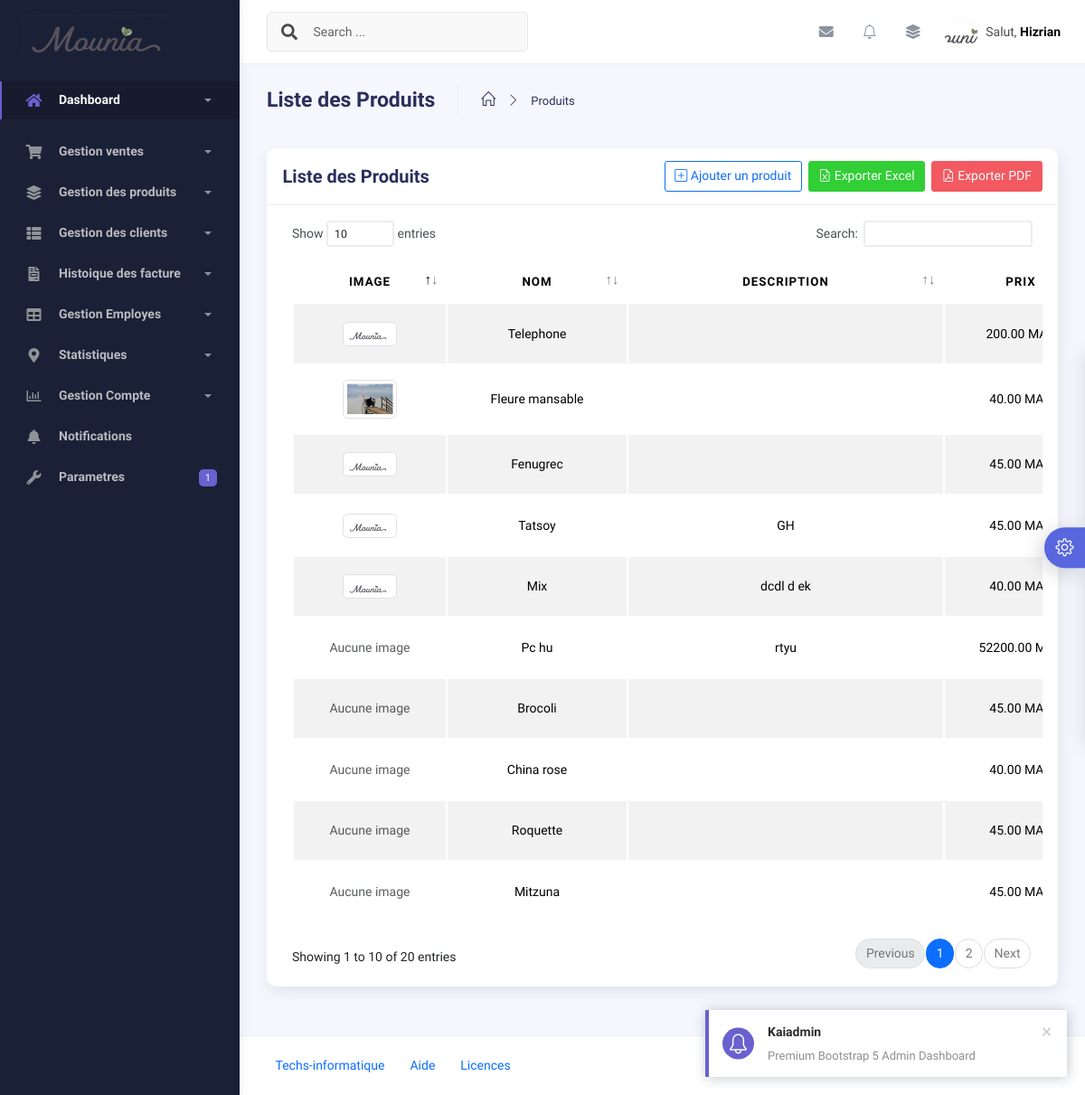
Page /produits/ on the committed database.
### application/models.py (models this page shows, shortened)
class ParametresMounia(models.Model):
    nom_hotel = models.CharField(max_length=100, default="Mon app")
    adresse = models.TextField(default="Adresse par défaut")
    email_contact = models.EmailField(default="contact@mounia.com")
    telephone_contact = models.CharField(max_length=20, default="+123456789")
    politique_annulation = models.TextField(
        default="Annulation gratuite jusqu'à 48h avant l'arrivée.",
        help_text="Texte explicatif pour les annulations"
    )
    logo = models.ImageField(upload_to='hotel_logos/',
                             blank=True, null=True)  # Optionnel
    class Meta:
        verbose_name_plural = "Paramètres de mounia"  # Nom correct dans l'admin Django

class Produit(models.Model):
    nom = models.CharField(max_length=100, unique=True)
    description = models.TextField(blank=True, null=True)
    prix = models.DecimalField(max_digits=10, decimal_places=2)
    image = models.ImageField(upload_to="produits/", blank=True, null=True)
    date_ajout = models.DateTimeField(auto_now_add=True)
    actif = models.BooleanField(default=True, verbose_name="Produit actif")
    class Meta:
        ordering = ["-date_ajout"]
        verbose_name = "Produit"
        verbose_name_plural = "Produits"

### application/views.py (the view)
# urls.py: path('produits/', views.produit_list, name='liste_produits'),
def produit_list(request):
    produits = Produit.objects.all()
    return render(request, "produits/produit_list.html", {"produits": produits})

### application/context_processors.py (called while the page is built)
def parametres_mounia(request):
    return {
        'parametres': ParametresMounia.objects.first() or None
    }

### templates/produits/produit_list.html (shortened to what this page needs)
{% extends "base.html" %} {% load static %} {% block content %}
<div class="container">
  <div class="page-inner">
    <div class="page-header">
      <h3 class="fw-bold mb-3">Liste des Produits</h3>
      <ul class="breadcrumbs mb-3">
        <li class="nav-home">
          <a href="{% url 'home' %}">
            <i class="icon-home"></i>
          </a>
        </li>
        <li class="separator">
          <i class="icon-arrow-right"></i>
        </li>
        <li class="nav-item">
          <a href="{% url 'liste_produits' %}">Produits</a>
        </li>
      </ul>
    </div>
    <div class="row">
      <div class="col-md-12">
        <div class="card">
          <div class="card-header">
            <div class="d-flex align-items-center">
              <h4 class="card-title">Liste des Produits</h4>
              <a
                href="{% url 'ajouter_produit' %}"
                class="btn btn-outline-primary ms-auto me-2"
              >
                <i class="bi bi-plus-square"></i> Ajouter un produit
              </a>
              <a
                href="{% url 'exporter_produits_excel' %}"
                class="btn btn-success me-2"
              >
                <i class="bi bi-file-earmark-excel"></i> Exporter Excel
              </a>
              <a
                href="{% url 'exporter_produits_pdf' %}"
                class="btn btn-danger"
              >
                <i class="bi bi-file-earmark-pdf"></i> Exporter PDF
              </a>
            </div>
          </div>
          <div class="card-body">
            <div class="table-responsive">
              <table
                id="produits-table"
                class="display table table-striped table-hover"
              >
                <thead>
                  <tr>
                    <th style="width: 120px">Image</th>
                    <th style="width: 150px">Nom</th>
                    <th style="width: 300px">Description</th>
                    <th style="width: 120px">Prix</th>
                  </tr>
                </thead>
                <tbody>
                  {% for produit in produits %}
                  <tr>
                    <td>
                      {% if produit.image %}
                      <img
                        src="{{ produit.image.url }}"
                        alt="{{ produit.nom }}"
                        width="60"
                        class="img-thumbnail"
                      />
                      {% else %}
                      <span class="text-muted">Aucune image</span>
                      {% endif %}
                    </td>
                    <td>{{ produit.nom }}</td>
                    <td>{{ produit.description|truncatechars:50 }}</td>
                    <td>{{ produit.prix }} MAD</td>
                  </tr>
                  {% endfor %}
                </tbody>
              </table>
            </div>
          </div>
        </div>
      </div>
    </div>
  </div>
</div>
{% endblock content %}

### templates/base.html (shortened to what this page needs)
{% load static %}
<!DOCTYPE html>
<html lang="fr">
  <head>
    <link href="https://cdn.jsdelivr.net/npm/bootstrap@5.3.0/dist/css/bootstrap.min.css" rel="stylesheet">
    <link href="https://cdn.jsdelivr.net/npm/bootstrap-icons@1.10.0/font/bootstrap-icons.css" rel="stylesheet">
    <link href="https://cdnjs.cloudflare.com/ajax/libs/font-awesome/5.15.4/css/all.min.css" rel="stylesheet">
    <link href="https://cdn.jsdelivr.net/npm/@fullcalendar/core/main.css" rel="stylesheet">
    <link href="https://cdn.jsdelivr.net/npm/@fullcalendar/daygrid/main.css" rel="stylesheet">
    <link href="https://cdn.jsdelivr.net/npm/@fullcalendar/timegrid/main.css" rel="stylesheet">
<link href="https://cdn.jsdelivr.net/npm/bootstrap@5.3.0/dist/css/bootstrap.min.css" rel="stylesheet">
<link href="https://cdn.jsdelivr.net/npm/bootstrap-icons/font/bootstrap-icons.css" rel="stylesheet">
<link rel="stylesheet" href="{% static 'assets/css/notifications.css' %}">
    <link rel="stylesheet" href="{% static 'assets/css/bootstrap.min.css' %}" />
    <link rel="stylesheet" href="{% static 'assets/css/plugins.min.css' %}" />
    <link rel="stylesheet" href="{% static 'assets/css/kaiadmin.min.css' %}" />
    <link rel="stylesheet" href="{% static 'assets/css/demo.css' %}" />
  </head>
  <body>
    <div class="wrapper">
      <div class="sidebar" data-background-color="dark">
        <div class="sidebar-logo">
<div class="logo-header" data-background-color="dark">
  <a href="{% url 'home' %}" class="logo">
    {% if parametres.logo %}
      <img src="{{ parametres.logo.url }}"
           alt="{{ parametres.nom_hotel }}"
           class="navbar-brand custom-logo"
           style="max-height: 100px; width: auto; max-width: 180px;">
    {% else %}
      <img src="{% static 'assets/img/kaiadmin/logo_light.svg' %}"
           alt="Logo par défaut"
           class="navbar-brand custom-logo"
           style="max-height: 60px; width: auto; max-width: 180px;">
    {% endif %}
  </a>
</div>
        </div>
        <div class="sidebar-wrapper scrollbar scrollbar-inner">
          <div class="sidebar-content">
            <ul class="nav nav-secondary">
              <li class="nav-item active">
                <a
                  data-bs-toggle="collapse"
                  href="{% url 'home'%}"
                  class="collapsed"
                  aria-expanded="false"
                >
                  <i class="fas fa-home"></i>
                  <p>Dashboard</p>
                  <span class="caret"></span>
                </a>
              </li>
                <li class="nav-item">
                <a data-bs-toggle="collapse" href="#submenu">
                  <i class="fas fa-shopping-cart"></i>
                  <p>Gestion ventes </p>
                  <span class="caret"></span>
                </a>
              </li>
              <li class="nav-item">
                <a data-bs-toggle="collapse" href="#base">
                  <i class="fas fa-layer-group"></i>
                  <p>Gestion des produits</p>
                  <span class="caret"></span>
                </a>
              </li>
              <li class="nav-item">
                <a data-bs-toggle="collapse" href="#sidebarLayouts">
                  <i class="fas fa-th-list"></i>
                  <p>Gestion des clients</p>
                  <span class="caret"></span>
                </a>
              <li class="nav-item">
                <a data-bs-toggle="collapse" href="#forms">
                  <i class="fas fa-file-invoice"></i>
                  <p>Histoique des facture </p>
                  <span class="caret"></span>
                </a>
              </li>
              <li class="nav-item">
                <a data-bs-toggle="collapse" href="#tables">
                  <i class="fas fa-table"></i>
                  <p>Gestion Employes</p>
                  <span class="caret"></span>
                </a>
              </li>
              <li class="nav-item">
                <a data-bs-toggle="collapse" href="#maps">
                  <i class="fas fa-map-marker-alt"></i>
                  <p>Statistiques </p>
                  <span class="caret"></span>
                </a>
              </li>
              <li class="nav-item">
                <a data-bs-toggle="collapse" href="#">
                  <i class="far fa-chart-bar"></i>
                  <p>Gestion  Compte</p>
                  <span class="caret"></span>
                </a>
              </li>
            <li class="nav-item dropdown dropdown-notifications">
    <a class="nav-link" href="#" data-bs-toggle="dropdown">
        <i class="fas fa-bell"></i>
        <p>Notifications</p>
    </a>
</li>
              <li class="nav-item">
                <a href="{% url 'parametres_app' %}">
                  <i class="fas fa-wrench"></i>
                  <p>Parametres</p>
                  <span class="badge badge-secondary">1</span>
                </a>
              </li>
            </ul>
          </div>
        </div>
      </div>
      <div class="main-panel">
        <div class="main-header">
          <nav
            class="navbar navbar-header navbar-header-transparent navbar-expand-lg border-bottom"
          >
            <div class="container-fluid">
              <nav
                class="navbar navbar-header-left navbar-expand-lg navbar-form nav-search p-0 d-none d-lg-flex"
              >
                <div class="input-group">
                  <div class="input-group-prepend">
                    <button type="submit" class="btn btn-search pe-1">
                      <i class="fa fa-search search-icon"></i>
                    </button>
                  </div>
                  <input
                    type="text"
                    placeholder="Search ..."
                    class="form-control"
                  />
                </div>
              </nav>
              <ul class="navbar-nav topbar-nav ms-md-auto align-items-center">
                <li class="nav-item topbar-icon dropdown hidden-caret">
                  <a
                    class="nav-link dropdown-toggle"
                    href="#"
                    id="messageDropdown"
                    role="button"
                    data-bs-toggle="dropdown"
                    aria-haspopup="true"
                    aria-expanded="false"
                  >
                    <i class="fa fa-envelope"></i>
                  </a>
                </li>
<li class="nav-item dropdown dropdown-notifications">
    <a class="nav-link nav-icon" href="#" data-bs-toggle="dropdown">
        <i class="bi bi-bell"></i>
    </a>
</li>
<div id="toast-container" class="toast-container position-fixed top-0 end-0 p-3" style="z-index: 9999;"></div>
                <li class="nav-item topbar-icon dropdown hidden-caret">
                  <a
                    class="nav-link"
                    data-bs-toggle="dropdown"
                    href="#"
                    aria-expanded="false"
                  >
                    <i class="fas fa-layer-group"></i>
                  </a>
                </li>
                <li class="nav-item topbar-user dropdown hidden-caret">
                    <a
                      class="dropdown-toggle profile-pic"
                      data-bs-toggle="dropdown"
                      href="#"
                      aria-expanded="false"
                    >
                      <div class="avatar-sm">
                        <img
                          src="{% static 'assets/img/MOUNIA_LOGO.png' %}"
                          alt="..."
                          class="avatar-img rounded-circle"
                        />
                      </div>
                      <span class="profile-username">
                        <span class="op-7">Salut,</span>
                        <span class="fw-bold">Hizrian</span>
                      </span>
                    </a>
                  </li>
                  </ul>
                  </div>
                  </nav>
                  </div>
                  {% block content %} {% endblock content %}
                  <footer class="footer">
                    <div class="container-fluid d-flex justify-content-between">
                      <nav class="pull-left">
                        <ul class="nav">
                          <li class="nav-item">
                            <a class="nav-link" href="https://techsinformatique.com">
                              Techs-informatique
                            </a>
                          </li>
                          <li class="nav-item">
                            <a class="nav-link" href="#"> Aide </a>
                          </li>
                          <li class="nav-item">
                            <a class="nav-link" href="#"> Licences </a>
                          </li>
                        </ul>
                      </nav>
                      <div class="copyright">
                        <a href="">Techs-informatique</a>
                      </div>
                    </div>
                  </footer>
                  </div>
                  <div class="custom-template">
                    <div class="custom-toggle">
                      <i class="icon-settings"></i>
                    </div>
                  </div>
                  </body>
                  </html>

### static/assets/css/demo.css (style rules this page uses)
.custom-template { position: fixed; top: 50%; transform: translateY(-50%); right: -325px; width: 325px; height: max-content; display: block; z-index: 1; background: #ffffff; transition: all .3s; z-index: 1003; box-shadow: -1px 1px 20px rgba(69, 65, 78, 0.15); border-top-left-radius: 5px; border-bottom-left-radius: 5px; transition: all .5s; }
.custom-template .custom-toggle { position: absolute; width: 45px; height: 45px; background: #5867dd; top: 50%; left: -45px; transform: translateY(-50%); display: flex; align-items: center; justify-content: center; text-align: center; border-top-left-radius: 30px; border-bottom-left-radius: 30px; cursor: pointer; color: #ffffff; box-shadow: -5px 5px 20px rgba(69, 65, 78, 0.21); }
.custom-template .custom-toggle i { font-size: 20px; animation: 1.3s spin linear infinite; }

### templates/produits/produit_list.html (style rules this page uses)
.table-responsive { overflow-x: hidden; }
table { width: 100%; table-layout: fixed; white-space: nowrap; }
th, td { text-align: center; overflow: hidden; text-overflow: ellipsis; }
.btn { padding: 0.375rem 0.75rem; }

### rows in the picture
ParametresMounia: logo (picture)
Produit: image "Aucune image", nom "Pc hu", description "rtyu", prix "52200.00"
Produit: image (picture), nom "Telephone", prix "200.00"
Produit: image (picture), nom "Fleure mansable", prix "40.00"
Produit: image (picture), nom "Fenugrec", prix "45.00"
Produit: image "Aucune image", nom "Brocoli", prix "45.00"
Produit: image "Aucune image", nom "China rose", prix "40.00"
Produit: image "Aucune image", nom "Roquette", prix "45.00"
Produit: image "Aucune image", nom "Mitzuna", prix "45.00"
Produit: image (picture), nom "Tatsoy", description "GH", prix "45.00"
Produit: image (picture), nom "Mix", description "dcdl d ek", prix "40.00"
